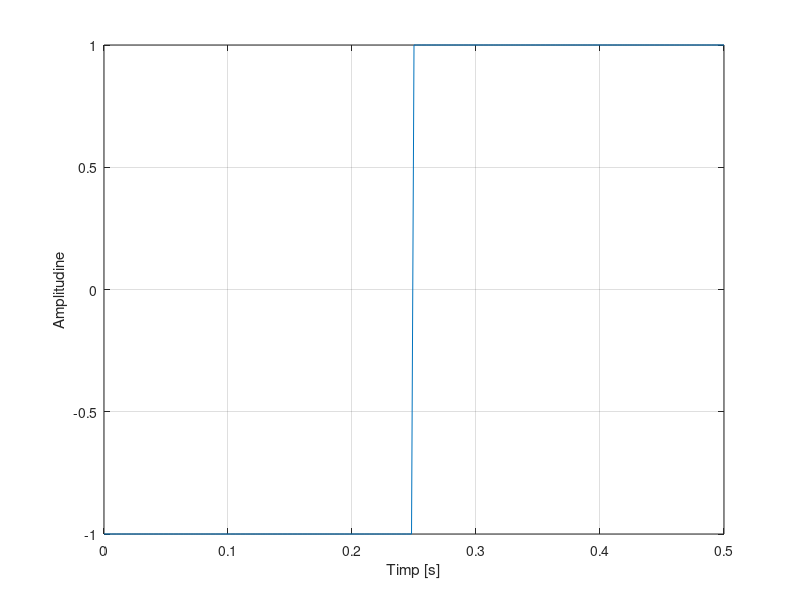
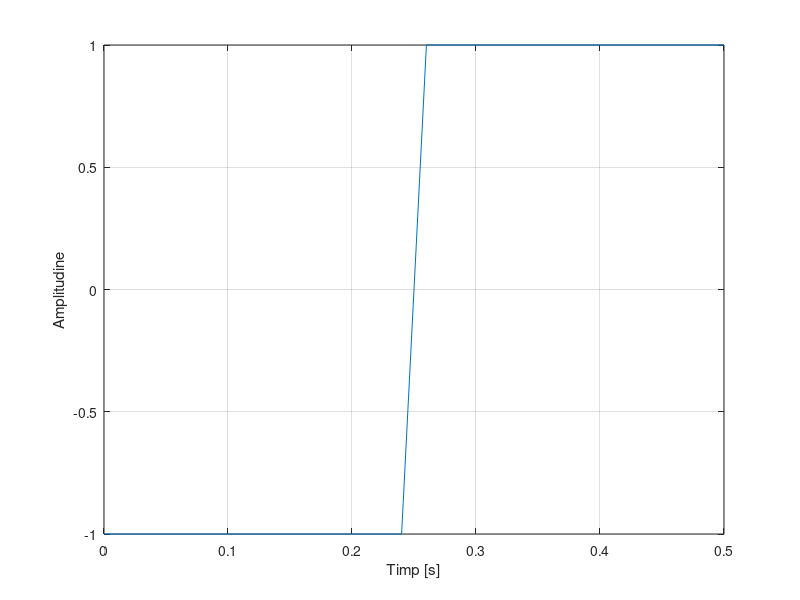
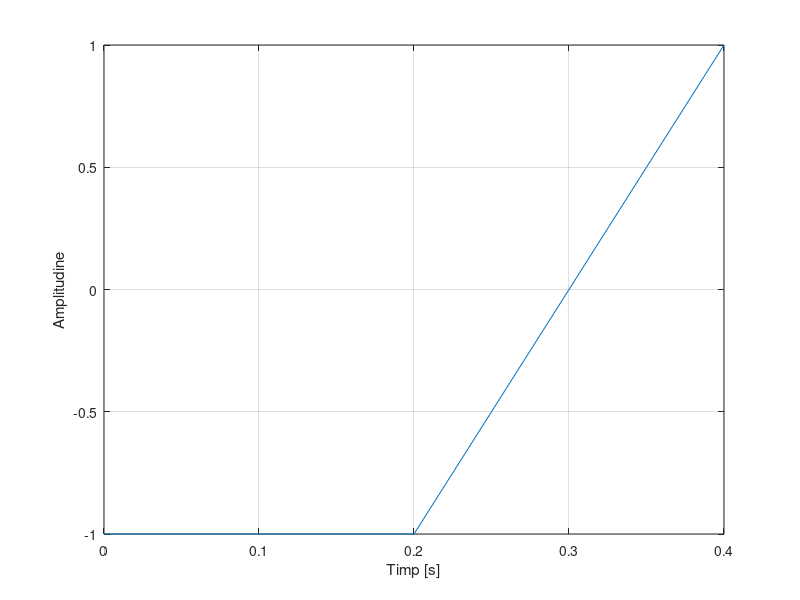

The MATLAB source for these figures, in order:
f=4;
t=0:0.002:0.5
s=square(2*pi*f*t)
s(find(t>=0 & t<0.25))=-1;
s(find(t>=0.25 & t<0.5))=1;
figure(1)
plot(t,s)
xlabel('Timp [s]'),ylabel('Amplitudine'),grid


f=4;
t=0:0.02:0.5
s=square(2*pi*f*t)
s(find(t>=0 & t<0.25))=-1;
s(find(t>=0.25 & t<0.5))=1;
figure(2)
plot(t,s)
xlabel('Timp [s]'),ylabel('Amplitudine'),grid



f=4;
t=0:0.2:0.5
s=square(2*pi*f*t)
s(find(t>=0 & t<0.25))=-1;
s(find(t>=0.25 & t<0.5))=1;
figure(3)
plot(t,s)
xlabel('Timp [s]'),ylabel('Amplitudine'),grid


